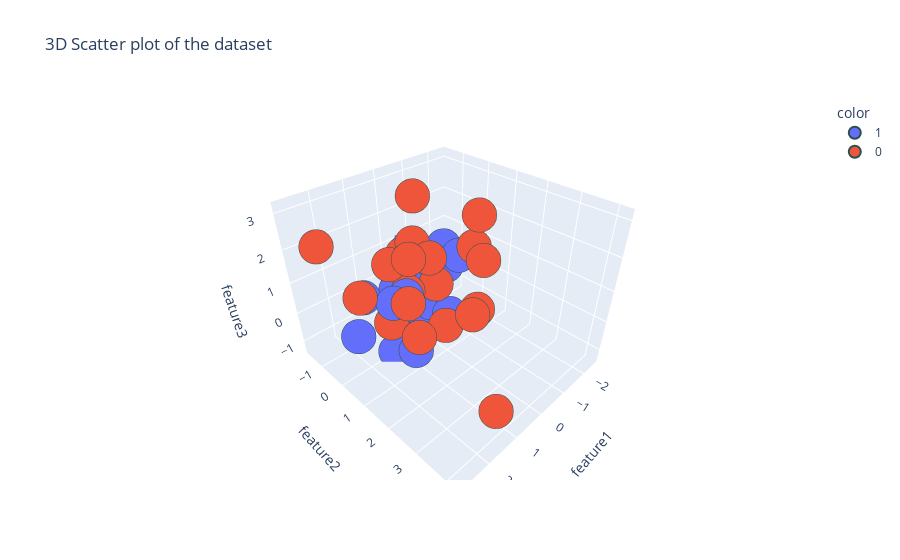

The cell this chart's notebook holds for it:
### Code cell
import plotly.express as px
fig = px.scatter_3d(df, x= 'feature1', y= 'feature2', z= 'feature3', color = df['target'].astype('str'), title = '3D Scatter plot of the dataset')
fig.update_traces(marker=dict(size=12,
                              line=dict(width=2,
                                        color='DarkSlateGrey')),
                  selector=dict(mode='markers'))
fig.show()

### Figure 1 — Plotly figure (JSON) as saved in the notebook; plotly's stock layout.template omitted (floating-point values rounded to 4 significant figures)
{"data": [{"hovertemplate": "color=1<br>feature1=%{x}<br>feature2=%{y}<br>feature3=%{z}<extra></extra>", "legendgroup": "1", "marker": {"color": "#636efa", "line": {"color": "DarkSlateGrey", "width": 2}, "size": 12, "symbol": "circle"}, "mode": "markers", "name": "1", "scene": "scene", "showlegend": true, "type": "scatter3d", "x": [0.667, 0.9486, -0.3675, 1.772, 0.3223, -1.01, -1.838, 1.045, 0.2411, 1.267, 1.415, 1.968, -2.506, -0.02254, 0.4206, -0.04544, -0.4208, 0.1901, -0.3316, -0.9926], "y": [0.02581, 0.7017, -1.137, -0.3475, 0.06034, 0.4417, -0.9388, 0.5382, -0.9525, 0.1736, 0.4577, -0.5478, 0.147, 0.01342, 0.4116, 1.041, -0.552, 0.5121, -1.632, -0.1613], "z": [-0.7776, -1.051, -1.322, 0.6701, -1.043, 1.129, -0.2018, 0.8121, -0.1363, -1.223, 0.7289, -0.6794, 0.6062, 0.9359, -0.07132, -0.09403, -0.1211, 0.1315, 0.6191, 1.192]}, {"hovertemplate": "color=0<br>feature1=%{x}<br>feature2=%{y}<br>feature3=%{z}<extra></extra>", "legendgroup": "0", "marker": {"color": "#EF553B", "line": {"color": "DarkSlateGrey", "width": 2}, "size": 12, "symbol": "circle"}, "mode": "markers", "name": "0", "scene": "scene", "showlegend": true, "type": "scatter3d", "x": [1.251, 0.7319, 1.677, 1.01, 0.7489, 0.2907, 0.8989, 2.011, 0.2046, 1.425, 1.438, 2.224, -0.7233, 2.823, 0.1771, 1.234, -1.39, -1.028, -0.7643, 0.3849], "y": [0.1864, 0.5174, 4.188, 1.438, 2.593, 0.867, 0.436, 1.921, -0.01154, 1.441, 1.1, 0.2304, 1.461, -0.3329, -0.5981, 0.05278, 0.6667, 1.131, 1.567, 1.324], "z": [1.704, 2.245, -0.08056, 2.328, 1.171, 0.9826, 0.821, 2.933, 3.151, 0.1826, 1.065, 1.192, -0.08537, 2.637, 1.227, -0.2616, 1.344, 2.603, 1.549, -0.1032]}], "layout": {"legend": {"title": {"text": "color"}, "tracegroupgap": 0}, "scene": {"domain": {"x": [0, 1], "y": [0, 1]}, "xaxis": {"title": {"text": "feature1"}}, "yaxis": {"title": {"text": "feature2"}}, "zaxis": {"title": {"text": "feature3"}}}, "title": {"text": "3D Scatter plot of the dataset"}}}
